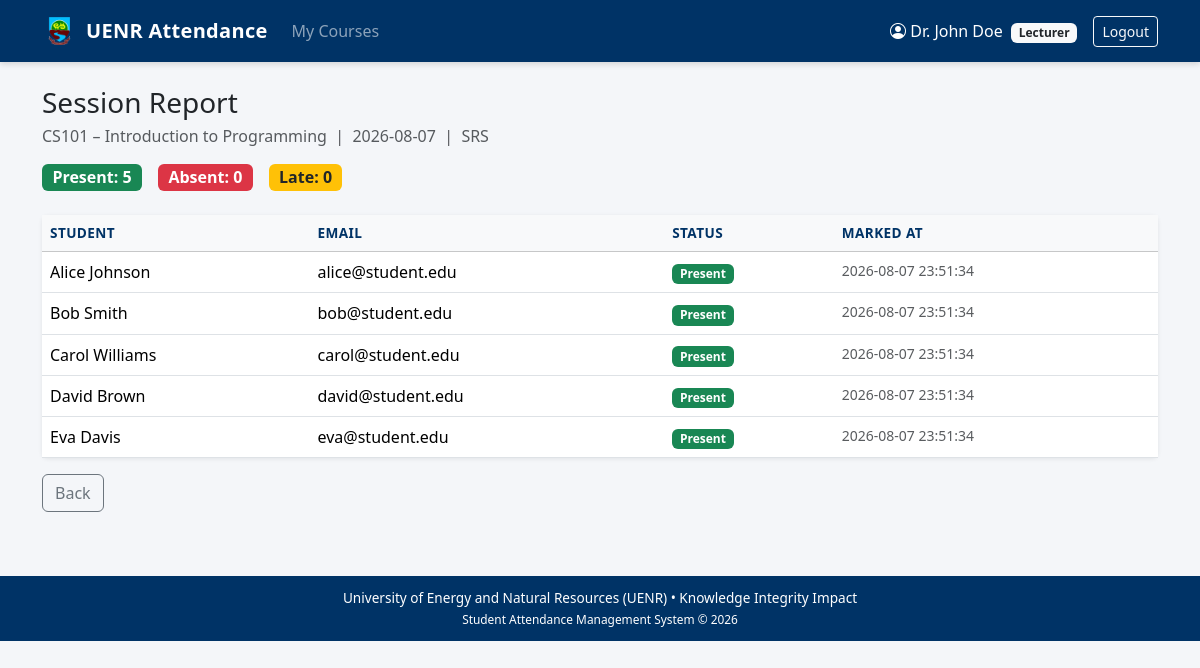
The page /lecturer/session/2/report (signed in) on the database its author committed.
### tables this page shows
CREATE TABLE courses (
            id INTEGER PRIMARY KEY AUTOINCREMENT,
            code TEXT UNIQUE NOT NULL,
            title TEXT NOT NULL,
            description TEXT,
            lecturer_id INTEGER,
            created_at TEXT DEFAULT CURRENT_TIMESTAMP,
            FOREIGN KEY (lecturer_id) REFERENCES users(id)
        );

CREATE TABLE attendance_sessions (
            id INTEGER PRIMARY KEY AUTOINCREMENT,
            course_id INTEGER NOT NULL,
            session_date TEXT NOT NULL,
            topic TEXT,
            created_by INTEGER NOT NULL,
            created_at TEXT DEFAULT CURRENT_TIMESTAMP,
            UNIQUE(course_id, session_date),
            FOREIGN KEY (course_id) REFERENCES courses(id),
            FOREIGN KEY (created_by) REFERENCES users(id)
        );

CREATE TABLE attendance_records (
            id INTEGER PRIMARY KEY AUTOINCREMENT,
            session_id INTEGER NOT NULL,
            student_id INTEGER NOT NULL,
            status TEXT NOT NULL CHECK(status IN ('Present', 'Absent', 'Late')),
            marked_at TEXT DEFAULT CURRENT_TIMESTAMP,
            UNIQUE(session_id, student_id),
            FOREIGN KEY (session_id) REFERENCES attendance_sessions(id),
            FOREIGN KEY (student_id) REFERENCES users(id)
        );

CREATE TABLE users (
            id INTEGER PRIMARY KEY AUTOINCREMENT,
            username TEXT UNIQUE NOT NULL,
            email TEXT UNIQUE NOT NULL,
            password_hash TEXT NOT NULL,
            full_name TEXT NOT NULL,
            role TEXT NOT NULL CHECK(role IN ('admin', 'lecturer', 'student')),
            is_active INTEGER DEFAULT 1,
            created_at TEXT DEFAULT CURRENT_TIMESTAMP
        );

### app.py (the view)
@app.route("/lecturer/session/<int:session_id>/report")
@login_required("lecturer")
def lecturer_session_report(session_id):
    db = get_db()
    sess = db.execute("""
        SELECT s.*, c.code, c.title, c.lecturer_id
        FROM attendance_sessions s JOIN courses c ON s.course_id = c.id
        WHERE s.id = ?
    """, (session_id,)).fetchone()
    if not sess or sess["lecturer_id"] != session["user_id"]:
        flash("Access denied.", "danger")
        return redirect(url_for("lecturer_dashboard"))
    records = db.execute("""
        SELECT u.full_name, u.email, r.status, r.marked_at
        FROM attendance_records r JOIN users u ON r.student_id = u.id
        WHERE r.session_id = ?
        ORDER BY u.full_name
    """, (session_id,)).fetchall()
    summary = {"Present": 0, "Absent": 0, "Late": 0}
    for r in records:
        summary[r["status"]] = summary.get(r["status"], 0) + 1
    return render_template("lecturer/report.html", sess=sess, records=records, summary=summary)

### app.py (called while the page is built, shortened)
def get_db():
    if "db" not in g:
        g.db = sqlite3.connect(DATABASE)
        g.db.row_factory = sqlite3.Row
        g.db.execute("PRAGMA foreign_keys = ON")
    return g.db

def login_required(role=None):
    def decorator(f):
        @wraps(f)
        def wrapped(*args, **kwargs):
            if "user_id" not in session:
                flash("Please log in to continue.", "warning")
                return redirect(url_for("login"))
            return f(*args, **kwargs)
        return wrapped
    return decorator

### templates/lecturer/report.html (shortened to what this page needs)
{% extends "base.html" %}
{% block content %}
<h3 class="mb-1">Session Report</h3>
<p class="text-muted">{{ sess.code }} – {{ sess.title }} &nbsp;|&nbsp; {{ sess.session_date }}
    {% if sess.topic %}&nbsp;|&nbsp; {{ sess.topic }}{% endif %}
</p>
<div class="row g-3 mb-4">
    <div class="col-auto">
        <span class="badge bg-success fs-6">Present: {{ summary.Present }}</span>
    </div>
    <div class="col-auto">
        <span class="badge bg-danger fs-6">Absent: {{ summary.Absent }}</span>
    </div>
    <div class="col-auto">
        <span class="badge bg-warning text-dark fs-6">Late: {{ summary.Late }}</span>
    </div>
</div>
<div class="card">
    <div class="card-body p-0">
        <table class="table table-hover mb-0">
            <thead class="table-light">
                <tr><th>Student</th><th>Email</th><th>Status</th><th>Marked At</th></tr>
            </thead>
            <tbody>
                {% for r in records %}
                <tr>
                    <td>{{ r.full_name }}</td>
                    <td>{{ r.email }}</td>
                    <td>
                        {% if r.status == 'Present' %}
                            <span class="badge bg-success">Present</span>
                        {% elif r.status == 'Absent' %}
                            <span class="badge bg-danger">Absent</span>
                        {% else %}
                            <span class="badge bg-warning text-dark">Late</span>
                        {% endif %}
                    </td>
                    <td class="small text-muted">{{ r.marked_at }}</td>
                </tr>
                {% else %}
                <tr><td colspan="4" class="text-center text-muted py-3">No records.</td></tr>
                {% endfor %}
            </tbody>
        </table>
    </div>
</div>
<a href="{{ url_for('lecturer_course', course_id=sess.course_id) }}" class="btn btn-outline-secondary mt-3">Back</a>
{% endblock %}

### templates/base.html (style rules this page uses)
:root { --uenr-blue: #003366; --uenr-green: #2e7d32; --uenr-yellow: #f9a825; --uenr-brown: #5d4037; }
body { background-color: #f4f6f9; min-height: 100vh; }
.card { border: none; box-shadow: 0 1px 4px rgba(0,0,0,.08); }
.table th { font-size: 0.85rem; text-transform: uppercase; letter-spacing: .03em; color: var(--uenr-blue); }

### rows shown on the page
courses: code "CS101", title "Introduction to Programming"
attendance_sessions: session_date "2026-08-07", topic "SRS"
attendance_records: full_name "Alice Johnson", email "alice@student.edu", status "Present", marked_at "2026-08-07 23:51:34"
attendance_records: full_name "Bob Smith", email "bob@student.edu", status "Present", marked_at "2026-08-07 23:51:34"
attendance_records: full_name "Carol Williams", email "carol@student.edu", status "Present", marked_at "2026-08-07 23:51:34"
attendance_records: full_name "David Brown", email "david@student.edu", status "Present", marked_at "2026-08-07 23:51:34"
attendance_records: full_name "Eva Davis", email "eva@student.edu", status "Present", marked_at "2026-08-07 23:51:34"

### other values the page prints
{{ session.full_name }} "Dr. John Doe"
{{ session.role|capitalize }} "Lecturer"
{{ summary.Present }} "5"
{{ summary.Absent }} "0"
{{ summary.Late }} "0"
